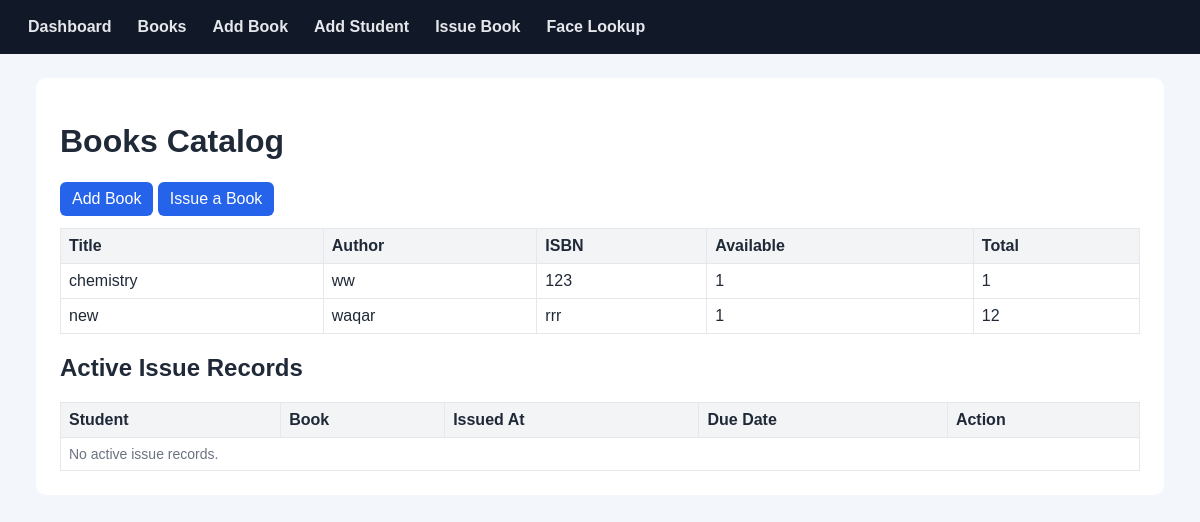
The page /books/ on the database its author committed.
### books/models.py (models this page shows, shortened)
class Book(models.Model):
    title = models.CharField(max_length=200)
    author = models.CharField(max_length=120)
    isbn = models.CharField(max_length=20, unique=True)
    total_copies = models.PositiveIntegerField(default=1)
    available_copies = models.PositiveIntegerField(default=1)
    created_at = models.DateTimeField(auto_now_add=True)
    class Meta:
        ordering = ('title',)

### books/views.py (the view)
# urls.py: path('books/', views.book_list, name='book-list'),
def book_list(request: HttpRequest) -> HttpResponse:
    books = Book.objects.order_by('title')
    active_issues = IssueRecord.objects.filter(returned_at__isnull=True).select_related('student', 'book')
    return render(request, 'books/book_list.html', {'books': books, 'active_issues': active_issues})

### books/templates/books/book_list.html
{% extends 'base.html' %}
{% block content %}
<h1>Books Catalog</h1>
<a class="btn" href="/books/add/">Add Book</a>
<a class="btn" href="/books/issue/">Issue a Book</a>
<table>
    <thead>
    <tr>
        <th>Title</th>
        <th>Author</th>
        <th>ISBN</th>
        <th>Available</th>
        <th>Total</th>
    </tr>
    </thead>
    <tbody>
    {% for book in books %}
        <tr>
            <td>{{ book.title }}</td>
            <td>{{ book.author }}</td>
            <td>{{ book.isbn }}</td>
            <td>{{ book.available_copies }}</td>
            <td>{{ book.total_copies }}</td>
        </tr>
    {% empty %}
        <tr><td colspan="5" class="muted">No books yet. Add your first book from this page.</td></tr>
    {% endfor %}
    </tbody>
</table>
<h2>Active Issue Records</h2>
<table>
    <thead>
    <tr>
        <th>Student</th>
        <th>Book</th>
        <th>Issued At</th>
        <th>Due Date</th>
        <th>Action</th>
    </tr>
    </thead>
    <tbody>
    {% for issue in active_issues %}
        <tr>
            <td><a href="/students/{{ issue.student_id }}/">{{ issue.student.name }}</a></td>
            <td>{{ issue.book.title }}</td>
            <td>{{ issue.issued_at }}</td>
            <td>{{ issue.due_date|default:'-' }}</td>
            <td>
                <form method="post" action="/issues/{{ issue.id }}/return/">
                    {% csrf_token %}
                    <button class="btn btn-danger" type="submit">Return</button>
                </form>
            </td>
        </tr>
    {% empty %}
        <tr><td colspan="5" class="muted">No active issue records.</td></tr>
    {% endfor %}
    </tbody>
</table>
{% endblock %}

### templates/base.html (style rules this page uses)
body { font-family: Arial, sans-serif; margin: 0; background: #f3f6fb; color: #1f2937; }
table { width: 100%; border-collapse: collapse; margin-top: 12px; }
th, td { border: 1px solid #e5e7eb; padding: 8px; text-align: left; }
th { background: #f3f4f6; }
.btn { display: inline-block; background: #2563eb; color: #fff; border: 0; border-radius: 6px; padding: 8px 12px; text-decoration: none; cursor: pointer; }
.muted { color: #6b7280; font-size: 14px; }

### rows shown on the page
Book: title "chemistry", author "ww", isbn "123", available_copies "1", total_copies "1"
Book: title "new", author "waqar", isbn "rrr", available_copies "1", total_copies "12"
